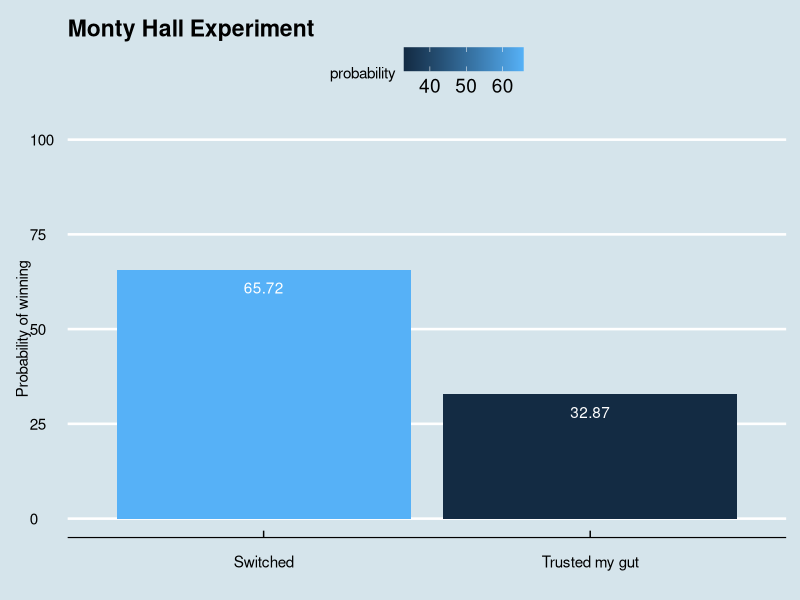
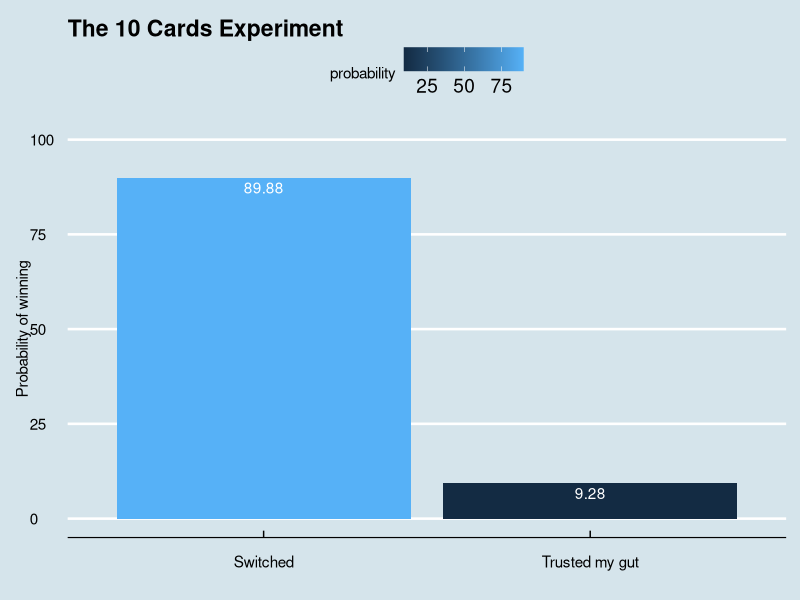
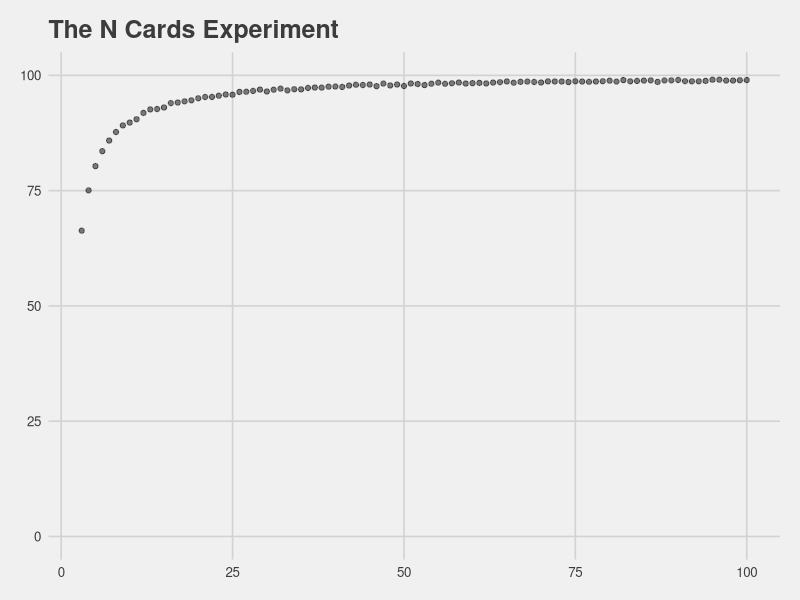

R code for these plots, in order:
# Can you trust your gut? A probabilistic approach
# Monty Hall Problem
# Let's make a deal -- Monty hall
# Contestants were asked to pick one out of three doors
# behind one of the doors, it was a prize, and behind others
# a goat, so it was asked which of the doors the contestant want
# and then it showed that behind one of the doors that the contestant
# didn't choose there was a goat. And then he asked, so 
# do you want to change doors? Based on that, is in the best
# interest of the contestant switch doors? 
library(dplyr)
library(ggplot2)
library(ggthemes)
simulation_attempts <- 10000
monty_hall <- function(attempts,I_switch=FALSE){
  replicate(attempts,{ 
    doors <- as.character(seq(1,3))
    prize <- sample(c("house","goat","goat"))
    door_with_prize <- doors[prize %in% "house"]
    i_choose <- sample(doors,1)
    my_and_prize_door <- doors %in% c(i_choose,door_with_prize)
    what_door_to_show <- sample(doors[!my_and_prize_door],1)
    choice_that_have_left <- !doors%in%c(i_choose,what_door_to_show)
    if(I_switch) {
      final_say <- doors[choice_that_have_left]
    }
    else final_say <- i_choose
    final_say
    final_say == door_with_prize
  }) 
}
trusted_my_gut <- mean(monty_hall(simulation_attempts))*100
switched <- mean(monty_hall(simulation_attempts,I_switch=TRUE))*100

monty_hall_experiment=data.frame(name=c("Trusted my gut","Switched"),
                                 probability=c(trusted_my_gut,switched))
monty_hall_experiment %>% ggplot(aes(x=name, y=probability,label=probability,fill=probability)) + 
  geom_bar(stat = "identity") + geom_text(vjust=2,color='white') + 
  ylim(0,100) + ylab('Probability of winning') + xlab('') + 
  ggtitle('Monty Hall Experiment') +theme_economist()

the_10_cards_experiment <- function(attempts,I_switch=FALSE){
  replicate(attempts,{ 
    cards <- seq(1,10)
    prize <- sample(cards,1)
    i_choose <- sample(cards,1)
    my_card_and_prize <- cards %in% c(i_choose,prize)
    what_cards_to_show <- sample(cards[!my_card_and_prize],8)
    choice_that_have_left <- !cards%in%c(i_choose,what_cards_to_show)
    if(I_switch) {
      final_say <- cards[choice_that_have_left]
    }
    else final_say <- i_choose
    final_say == prize
  }) 
}
trusted_my_gut <- mean(the_10_cards_experiment(simulation_attempts))*100
switched <- mean(the_10_cards_experiment(simulation_attempts,I_switch=TRUE))*100

monty_hall_experiment=data.frame(name=c("Trusted my gut","Switched"),
                                 probability=c(trusted_my_gut,switched))
monty_hall_experiment %>% ggplot(aes(x=name, y=probability,label=probability,fill=probability)) + 
  geom_bar(stat = "identity") + geom_text(vjust=1.3,color='white') + 
  ylim(0,100) + ylab('Probability of winning') + xlab('') + 
  ggtitle('The 10 Cards Experiment') +theme_economist()

# Let's go nuts and plot a graph of the number of cards 
# and the probability of winning a certain game,
# Here's the experiment in place I will show you all of the cards 
# except one, and let's test what is the probability of winning 
# from 3 cards up to 100

the_n_cards_experiment <- function(attempts,number_of_cards,I_switch=FALSE){
  replicate(attempts,{ 
    cards <- seq(1,number_of_cards)
    prize <- sample(cards,1)
    i_choose <- sample(cards,1)
    my_card_and_prize <- cards %in% c(i_choose,prize)
    what_cards_to_show <- cards[!my_card_and_prize]
    if(length(what_cards_to_show) > 1){
      what_cards_to_show <- sample(what_cards_to_show,number_of_cards-2)
    }
    choice_that_have_left <- !cards%in%c(i_choose,what_cards_to_show)
    if(I_switch) {
      final_say <- cards[choice_that_have_left]
    } 
    else final_say <- i_choose
    final_say == prize
  }) 
}
number_of_cards <- seq(3,100)
trusted_my_gut <- c()
switched <- c()
aux <- 1
for(counter in number_of_cards){
  trusted_my_gut[aux] <- mean(the_n_cards_experiment(10000,counter))*100
  aux <- aux + 1
}
aux <- 1
for(counter in number_of_cards){
  switched[aux] <- mean(the_n_cards_experiment(10000,counter,I_switch=TRUE))*100
  aux <- aux + 1
}

n_cards_experiment=data.frame(number=number_of_cards,trusted=trusted_my_gut,
                              switched=switched)
n_cards_experiment %>% ggplot(aes(x=n_cards_experiment$number)) +
  geom_point(y=n_cards_experiment$switched,alpha=.5,stat='identity') +
  ylim(0,100) + ylab('aa of winning') + xlab('a') + 
  ggtitle('The N Cards Experiment') + theme_fivethirtyeight()
